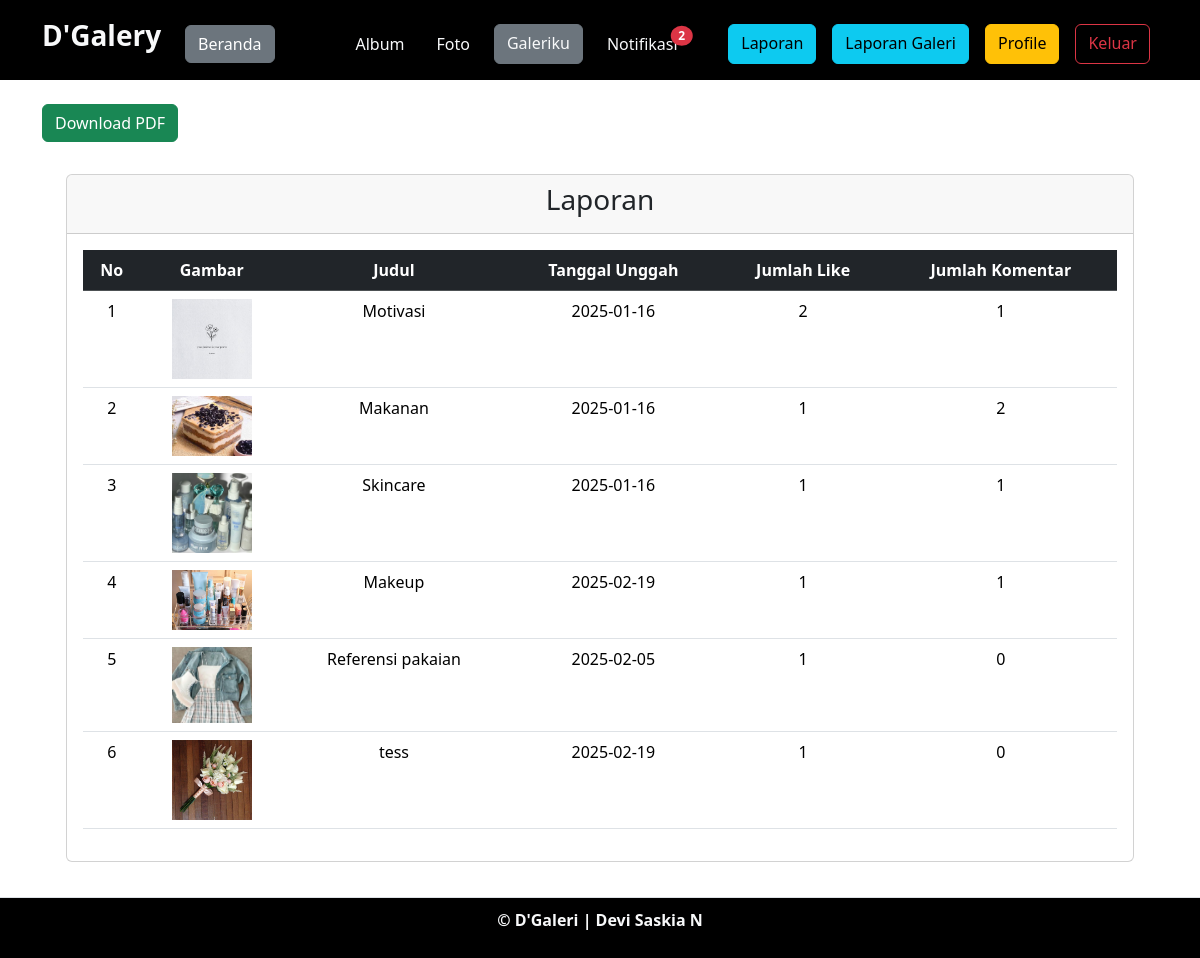
The app's page /akun/laporan_baru.php (signed in) with its own data.
### tables this page shows
CREATE TABLE `foto` (
  `foto_id` int(11) NOT NULL,
  `judul_foto` varchar(255) NOT NULL,
  `deskripsi_foto` text NOT NULL,
  `tanggal_unggah` date NOT NULL,
  `lokasi_file` varchar(255) NOT NULL,
  `album_id` int(11) NOT NULL,
  `user_id` int(11) NOT NULL
);

### akun/laporan_baru.php (the view, shortened to what this page needs)
<?php
include '../c/koneksi.php';
$user_id = $_SESSION['user_id'];
$notif_count_query = mysqli_query($koneksi, "SELECT COUNT(*) as unread_count FROM notifikasi WHERE user_id ='$user_id' AND status= 'unread'");
$notif_count_result = mysqli_fetch_assoc($notif_count_query);
$unread_count = $notif_count_result['unread_count'];
$sql = mysqli_query($koneksi, "
    SELECT f.foto_id, f.judul_foto, f.tanggal_unggah, f.lokasi_file,
        (SELECT COUNT(*) FROM like_foto WHERE foto_id = f.foto_id) AS like_count,
        (SELECT COUNT(*) FROM komentar_foto WHERE foto_id = f.foto_id) AS comment_count
    FROM foto f
    WHERE f.user_id = '$user_id'
    ORDER BY like_count DESC, comment_count DESC
");
$data_foto = mysqli_num_rows($sql);
?>
<!DOCTYPE html>
<html lang="en">
<head>
    <link rel="stylesheet" href="../assets/css/bootstrap.min.css">
    <link href="https://cdn.jsdelivr.net/nmp/bootstrap-icons/font/bootstrap-icons.css" rel="stylesheet">
    <link rel="stylesheet" href="https://cdnjs.cloudflare.com/ajax/libs/font-awesome/6.7.2/css/all.min.css" />
</head>
<body>
    <nav class="navbar navbar-expand-lg bg-black">
        <div class="container">
            <a class="navbar-brand text-light" href="index.php">
                <h3><strong>D'Galery</strong></h3>
            </a>
            <div class="collapse navbar-collapse mt-2" id="navbarNavAltMarkup">
                <div class="navbar-nav me-auto">
                    <a href="index.php" class="btn btn-secondary m-2">Beranda</a>
                </div>
                <div class="navbar-nav ms-auto">
                    <a href="album.php" class="nav-link m-2 text-light">Album</a>
                    <a href="foto.php" class="nav-link m-2 text-light">Foto</a>
                    <a href="galeri.php" class="btn btn-secondary m-2 text-light">Galeriku</a>
                    <a href="notifikasi.php" class="nav-link m-2 position-relative text-light">
                        Notifikasi <i class="bi bi-bell"></i>
                        <?php if ($unread_count > 0) { ?>
                            <span class="top-0 start-100 translate-middle badge rounded-circle bg-danger  w-auto h-auto">
                                <?php echo $unread_count; ?>
                            </span>
                        <?php } ?>
                    </a>
                    <a href="laporan.php" class="btn btn-info m-2">Laporan</a>
                    <a href="data_laporan.php" class="btn btn-info m-2">Laporan Galeri</a>
                    <a href="profile.php" class="btn btn-warning m-2">Profile</a>
                    <a href="../c/aksi_logout.php" class="btn btn-outline-danger m-2">Keluar</a>
                </div>
            </div>
        </div>
    </nav>
    <div class="container mt-4 mb-5">
        <div class="float-right mb-4">
            <a href="cetak_pdf.php" target="_blank" class="btn btn-success">Download PDF</a>
        </div>
        <div class="row">
            <div class="col-md-12">
                <div class="card m-2 me-4 ms-4 mb-5 ">
                    <div class="card-header">
                        <h3 align="center">Laporan</h3>
                    </div>
                    <div class="card-body">
                    <?php
                        if ($data_foto == 0) {
                            echo "<p class='text-center'>Data foto belum ada.</p>";
                        } else {
                        ?>
                        <table class="table">
                            <thead class="table-dark" align="center">
                                <tr>
                                    <th>No</th>
                                    <th>Gambar</th>
                                    <th>Judul</th>
                                    <th>Tanggal Unggah</th>
                                    <th>Jumlah Like</th>
                                    <th>Jumlah Komentar</th>
                                </tr>
                            </thead>
                            <tbody align="center">
                                <?php
                                $no = 1;
                                while ($data = mysqli_fetch_array($sql)) {
                                    ?>
                                    <tr>
                                        <td><?= $no++ ?></td>
                                        <td>
                                            <img src="../assets/img/<?php echo $data['lokasi_file']; ?>" alt="Foto" style="width:80px;">
                                        </td>
                                        <td><?php echo $data['judul_foto']; ?></td>
                                        <td><?php echo $data['tanggal_unggah']; ?></td>
                                        <td><?php echo $data['like_count']; ?></td>
                                        <td><?php echo $data['comment_count']; ?></td>
                                    </tr>
                                    <?php
                                }
                                ?>
                            </tbody>
                        </table>
                        <?php } ?>
                    </div>
                </div>
            </div>
        </div>
    </div>
    <footer class="bg-black text-light d-flex justify-content-center border-top mt-2 br-light fixed-bottom">
        <p><strong>&copy; D'Galeri | Devi Saskia N</strong></p>
    </footer>
</body>
</html>

### akun/laporan_baru.php (style rules this page uses)
footer { background-color: #f8f9fa; text-align: center; padding: 10px 0; border-top: 1px solid #ddd; }

### records on screen
foto: lokasi_file (picture), judul_foto "Motivasi", tanggal_unggah "2025-01-16", like_count "2", comment_count "1"
foto: lokasi_file (picture), judul_foto "Makanan", tanggal_unggah "2025-01-16", like_count "1", comment_count "2"
foto: lokasi_file (picture), judul_foto "Skincare", tanggal_unggah "2025-01-16", like_count "1", comment_count "1"
foto: lokasi_file (picture), judul_foto "Makeup", tanggal_unggah "2025-02-19", like_count "1", comment_count "1"
foto: lokasi_file (picture), judul_foto "Referensi pakaian", tanggal_unggah "2025-02-05", like_count "1", comment_count "0"
foto: lokasi_file (picture), judul_foto "tess", tanggal_unggah "2025-02-19", like_count "1", comment_count "0"

### other values on screen
$unread_count "2"
